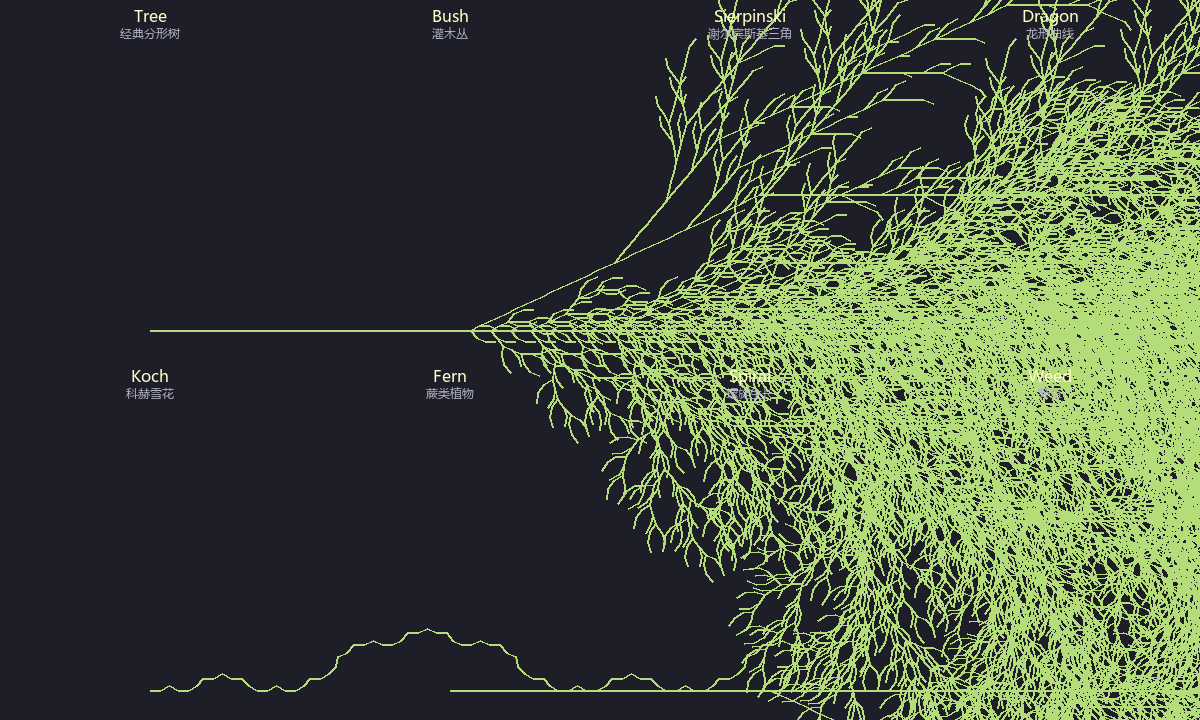

Recreate this plot in Python.
"""
#017 Creativity — L-System 创造性生成实验
不同规则集从简单公理生长出独特的"生物形态"
创造力 = 能从简单规则中生成无限多样性的能力
"""
from PIL import Image, ImageDraw
import math, os

def lsystem(axiom, rules, iterations):
    """递归展开 L-System"""
    s = axiom
    for _ in range(iterations):
        s = ''.join(rules.get(c, c) for c in s)
    return s

def draw_lsystem(draw, cmd, x, y, angle, length=12.0, decay=0.7):
    """解析并绘制 L-System 指令"""
    stack = []
    for c in cmd:
        if c in 'FG':
            rad = math.radians(angle)
            nx = x + length * math.sin(rad)
            ny = y - length * math.cos(rad)
            draw.line([(x, y), (nx, ny)], fill=(180,220,120), width=2)
            x, y = nx, ny
        elif c == 'f':
            rad = math.radians(angle)
            x += length * 0.5 * math.sin(rad)
            y -= length * 0.5 * math.cos(rad)
        elif c == '+':
            angle += 25
        elif c == '-':
            angle -= 25
        elif c == '[':
            stack.append((x, y, angle, length))
        elif c == ']':
            x, y, angle, length = stack.pop()

# 多种规则集 — 每个都产生不同的"生物形态"
species = [
    ("Tree", "X", 
     {'X': 'F-[[X]+X]+F[+FX]-X', 'F': 'FF'},
     "经典分形树"),

    ("Bush", "F", 
     {'F': 'FF+[+F-F-F]-[-F+F+F]'},
     "灌木丛"),

    ("Sierpinski", "F-G-G", 
     {'F': 'F-G+F+G-F', 'G': 'GG'},
     "谢尔宾斯基三角"),

    ("Dragon", "FX", 
     {'X': 'X+YF+', 'Y': '-FX-Y'},
     "龙形曲线"),

    ("Koch", "F++F++F",
     {'F': 'F-F++F-F'},
     "科赫雪花"),

    ("Fern", "X",
     {'X': 'F+[[X]-X]-F[-FX]+X', 'F': 'FF'},
     "蕨类植物"),

    ("Spiral", "X",
     {'X': 'F[+X]F[-X]+X', 'F': 'FF'},
     "螺旋生长"),

    ("Weed", "F",
     {'F': 'F[+F]F[-F]F'},
     "野草"),
]

cols = 4
rows = (len(species) + cols - 1) // cols
cell_w, cell_h = 300, 360
W = cols * cell_w
H = rows * cell_h

img = Image.new('RGB', (W, H), (30, 30, 40))
draw = ImageDraw.Draw(img)

for i, (name, axiom, rules, desc) in enumerate(species):
    col = i % cols
    row = i // cols
    cx = col * cell_w + cell_w // 2
    cy = row * cell_h + cell_h - 30
    by = row * cell_h + 360

    try:
        iters = 5 if 'Dragon' in name else 6
        cmd = lsystem(axiom, rules, iters)
        draw_lsystem(draw, cmd, cx, cy, 90, 
                     length=14 if 'Sierpinski' in name else 10,
                     decay=0.7)

        # 物种名
        for fp in ['C:/Windows/Fonts/msyh.ttc', 'C:/Windows/Fonts/arial.ttf']:
            if os.path.exists(fp):
                from PIL import ImageFont
                font = ImageFont.truetype(fp, 16)
                font_small = ImageFont.truetype(fp, 12)
                break
        else:
            font = None
            font_small = None

        if font:
            tw = draw.textlength(name, font=font)
            draw.text((cx - tw//2, row*cell_h + 5), name, fill=(255,255,200), font=font)
        if font_small and desc:
            tw = draw.textlength(desc, font=font_small)
            draw.text((cx - tw//2, row*cell_h + 25), desc, fill=(180,180,200), font=font_small)
    except Exception as e:
        print(f"  {name}: {e}")

img.save('experiments/creative_lsystems.png')
print(f"Saved: experiments/creative_lsystems.png ({W}x{H})")
print(f"{len(species)} species generated from simple L-system rules")
